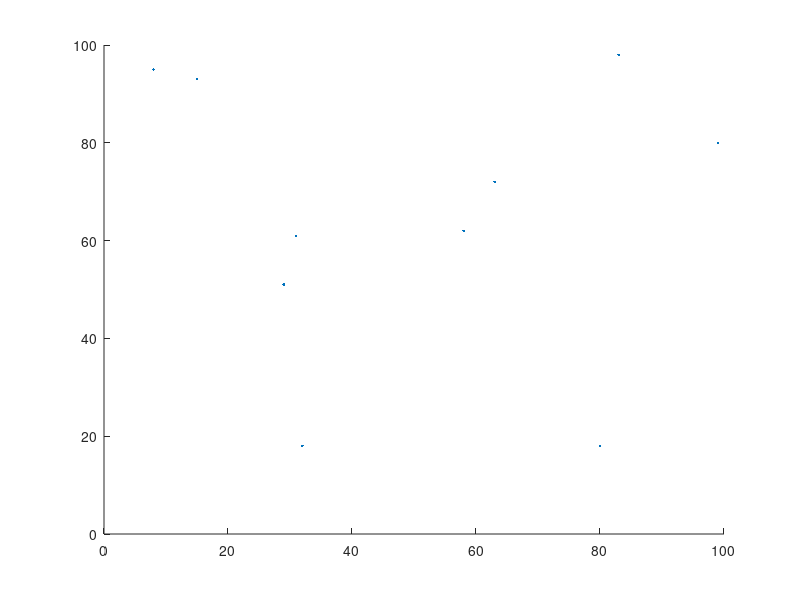

Source code (MATLAB): (Note: this script raises an error after producing the figure.)
%%Brute Force Calculation Method
clear;
clc;
%%Initial Declarations
num_city=10;    %Set number of cities
max_dist=100;  %Set maximum distance spread
route=zeros(1,num_city);
%%Random generation of City Locations
loc_city=randi([1 max_dist],num_city,2);
figure
hold on
plot(loc_city(:,1),loc_city(:,2),'.')
axis([0 max_dist 0 max_dist])
display('Cities generated.');
%Calculating Distances between cities
    distances=zeros(num_city,num_city);
 for i=1:num_city
     for j=i+1:num_city
     distances(i,j)=sqrt((loc_city(j,1)-loc_city(i,1))^2 + (loc_city(j,2)-loc_city(i,2))^2);
     end
 end
 display('Inter city distances calculated.'); 
 maximum_dist=max(max(distances));
 minimum_dist=min_dist_calc(distances, num_city);
 distances=distances+distances'
 backup_distances=distances;
 display('Distances and variance ranges from:');
 maximum_dist
 minimum_dist
 variance_dist=var(distances(1,:))
 standard_deviation=sqrt(variance_dist)
 %Setting same city distances to max for ease of calculation of route
 display('Setting same city distances to max for ease of calculation of route.');
 for i=1:num_city
     distances(i,i)=max_dist*1.414+1;
 end
 
 %%Making route using combinations solution
 %REDUCING NUMBER OF CITIES TO MAKE CALCULATIONS FEASIBLE
 num=5;
 cities=1:1:num;
 p=perms(cities);
 num_rows=factorial(num);
 dataset=zeros(num_rows,1);
 for i=1:num_rows
     for j=2:num
     dataset(i)=dataset(i) + distances(p(i,j),p(i,j-1));
     end
 end
 best_sol=1;
 for i=2:num_rows
     if(dataset(i)<dataset(best_sol))
         best_sol=i;
     end
 end
 display('Perfect solution after evaluation of all permutations for 10 cities is:');
 true_solution=p(best_sol,:)
 display('Perfect solution requires a distance of:');
 true_solution_dist=dataset(best_sol)
     
     
 %%Making route using Nearest neighbour approach
 route(1)=randi([1 num_city],1,1);
 for i=2:num_city
     min=1;
     for j=2:num_city
         if (distances(route(i-1),j)<distances(route(i-1),min))
             min=j;
         end
     end
     route(i)=min;
     distances(:,route(i-1))=max_dist*1.414+1;
 end
 display('Greedy route is:');
     route
 greedy_distance=0;
     for j=2:num_city
     greedy_distance=greedy_distance + backup_distances(route(j),route(j-1));
     end
 %%Displaying Values 

 display('Greedy route requires a distance of:');
     greedy_distance    
     
%%Initial Declarations for Neurons
extra_neurons=2;    %Set number of extra neurons multiplier
num_neurons=num_city*extra_neurons;

 %%Initial circular generation of Neuron pattern
loc_neuron=zeros(num_neurons,2);
for i=1:num_neurons
    theta=2*pi/num_neurons;
    loc_neuron(i,:)=[cos((i-1)*theta) sin((i-1)*theta)];
end
display('Neurons generated.');
%Calculating Distances between cities and neurons
    %neuron_distances=zeros(num_neurons,num_city);
    neuron_distances=neutocity(num_neurons, num_city, loc_neuron, loc_city);

 loc_neuron=loc_neuron+50
 neuron_distances
plot(loc_neuron(:,1),loc_neuron(:,2),'.')